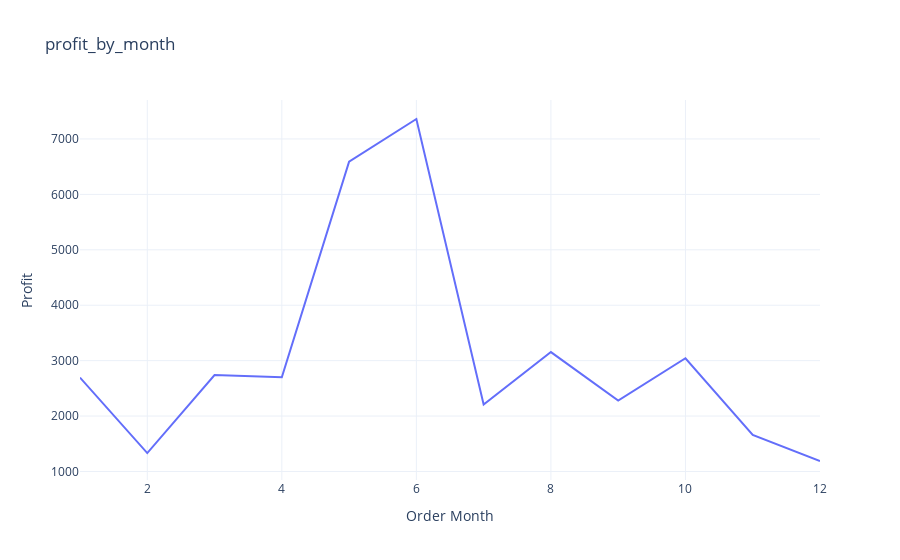

This figure's notebook cell:
### Code cell
data = pd.read_csv('croma.csv')
data['Order Date'] = pd.to_datetime(data['Order Date'])
data['Order Month'] = data['Order Date'].dt.month
profit_by_month = data.groupby('Order Month')['Profit'].sum().reset_index()
profit_by_month
fig = px.line(profit_by_month, x = 'Order Month',y = 'Profit',title = 'profit_by_month')
fig.show()

### Figure 1 — Plotly figure (JSON) as saved in the notebook; plotly's stock layout.template omitted (floating-point values rounded to 4 significant figures)
{"data": [{"hovertemplate": "Order Month=%{x}<br>Profit=%{y}<extra></extra>", "legendgroup": "", "line": {"color": "#636efa", "dash": "solid"}, "marker": {"symbol": "circle"}, "mode": "lines", "name": "", "orientation": "v", "showlegend": false, "type": "scatter", "x": [1, 2, 3, 4, 5, 6, 7, 8, 9, 10, 11, 12], "xaxis": "x", "y": [2694.0, 1332.0, 2739.0, 2698.0, 6592.0, 7360.0, 2210.0, 3154.0, 2280.0, 3043.0, 1659.0, 1189.0], "yaxis": "y"}], "layout": {"legend": {"tracegroupgap": 0}, "title": {"text": "profit_by_month"}, "xaxis": {"anchor": "y", "domain": [0, 1], "title": {"text": "Order Month"}}, "yaxis": {"anchor": "x", "domain": [0, 1], "title": {"text": "Profit"}}}}
